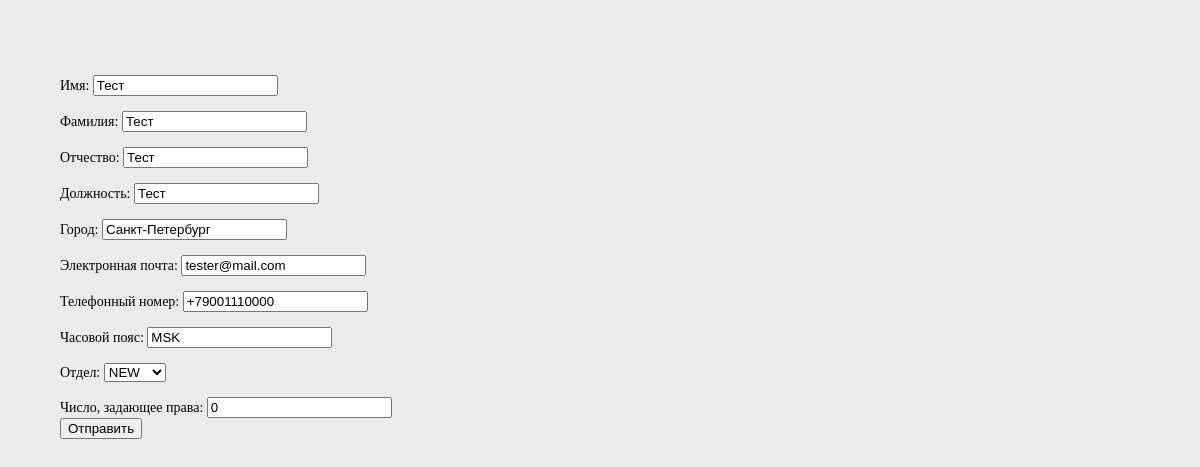
Page /edit-employee/1 on the committed database.
### employees/models.py (models this page shows, shortened)
class Employee(models.Model):
    first_name = models.CharField(max_length=30)
    last_name = models.CharField(max_length=30)
    middle_name = models.CharField(max_length=30)
    position = models.CharField(max_length=100)
    city = models.CharField(max_length=50)
    email = models.EmailField(unique=True)
    phone_number = models.CharField(max_length=20, unique=True)
    timezone = models.CharField(max_length=20)
    department = models.ForeignKey(Department, on_delete=models.CASCADE)
    rights_num = models.IntegerField(
        validators=[MaxValueValidator(1023),
                    MinValueValidator(0)],
        blank=True,
        null=True
    )

### employees/views.py (the view)
# urls.py: path("edit-employee/<int:id>", views.edit_employee, name="edit-emp"),
def edit_employee(request, id):
    emp_to_update = Employee.objects.get(pk=id)
    if request.method == "POST":
        form = EmployeeForm(request.POST, instance=emp_to_update)
        if form.is_valid():
            form.save()
            return redirect("all-emp")
    form = EmployeeForm(instance=emp_to_update)
    return render(
        request,
        "employees/new-employee.html",
        {"form": form}
    )

### employees/forms.py
class EmployeeForm(forms.ModelForm):
    class Meta:
        model = Employee
        fields = '__all__'
        labels = {
            'first_name': 'Имя',
            'last_name': 'Фамилия',
            'middle_name': 'Отчество',
            'position': 'Должность',
            'city': 'Город',
            'email': 'Электронная почта',
            'phone_number': 'Телефонный номер',
            'timezone': 'Часовой пояс',
            'department': 'Отдел',
            'rights_num': 'Число, задающее права'
        }

### employees/models.py (called while the page is built)
    def __str__(self):
        return "{}".format(self.name)

### employees/templates/employees/new-employee.html (shortened to what this page needs)
{% extends "base.html" %}
{% load static %}
{% block content %}
<form method="post" novalidate>
    {% for field in form %}
    <div class="form">
        {{field.label_tag}}
        {{field}}
    {% endfor %}
        <button>Отправить</button>
    </div>
     </form>
{% endblock %}

### static/styles.css (style rules this page uses)
body { margin:50px; padding:10px; background-color:#ebebeb; font-size:14px; font-family:Verdana; }
.form { margin:15px 0; }

### rows in the picture
Employee: form "Тест" "Тест" "Тест" "Тест" "Санкт-Петербург" "tester@mail.com" "+79001110000" "MSK" "NEW" "0"

### other values in the picture
{{ field.label_tag }} "Имя:" "Фамилия:" "Отчество:" "Должность:" "Город:" "Электронная почта:" "Телефонный номер:" "Часовой пояс:" "Отдел:" "Число, задающее права:"
